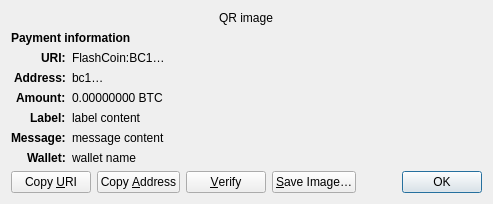
<?xml version="1.0" encoding="UTF-8"?>
<ui version="4.0">
 <class>ReceiveRequestDialog</class>
 <widget class="QDialog" name="ReceiveRequestDialog">
  <property name="geometry">
   <rect>
    <x>0</x>
    <y>0</y>
    <width>413</width>
    <height>229</height>
   </rect>
  </property>
  <property name="windowTitle">
   <string>Request payment to …</string>
  </property>
  <layout class="QGridLayout" name="gridLayout" columnstretch="0,1">
   <property name="sizeConstraint">
    <enum>QLayout::SetFixedSize</enum>
   </property>
   <item row="0" column="0" colspan="2" alignment="Qt::AlignHCenter">
    <widget class="QRImageWidget" name="qr_code">
     <property name="text">
      <string notr="true">QR image</string>
     </property>
     <property name="textInteractionFlags">
      <set>Qt::NoTextInteraction</set>
     </property>
    </widget>
   </item>
   <item row="1" column="0" colspan="2">
    <widget class="QLabel" name="payment_header">
     <property name="font">
      <font>
       <weight>75</weight>
       <bold>true</bold>
      </font>
     </property>
     <property name="text">
      <string>Payment information</string>
     </property>
     <property name="textInteractionFlags">
      <set>Qt::NoTextInteraction</set>
     </property>
    </widget>
   </item>
   <item row="2" column="0" alignment="Qt::AlignRight|Qt::AlignTop">
    <widget class="QLabel" name="uri_tag">
     <property name="font">
      <font>
       <weight>75</weight>
       <bold>true</bold>
      </font>
     </property>
     <property name="text">
      <string notr="true">URI:</string>
     </property>
     <property name="textFormat">
      <enum>Qt::PlainText</enum>
     </property>
     <property name="textInteractionFlags">
      <set>Qt::NoTextInteraction</set>
     </property>
    </widget>
   </item>
   <item row="2" column="1" alignment="Qt::AlignTop">
    <widget class="QLabel" name="uri_content">
     <property name="text">
      <string notr="true">FlashCoin:BC1…</string>
     </property>
     <property name="textFormat">
      <enum>Qt::RichText</enum>
     </property>
     <property name="wordWrap">
      <bool>true</bool>
     </property>
     <property name="textInteractionFlags">
      <set>Qt::TextSelectableByMouse</set>
     </property>
    </widget>
   </item>
   <item row="3" column="0" alignment="Qt::AlignRight|Qt::AlignTop">
    <widget class="QLabel" name="address_tag">
     <property name="font">
      <font>
       <weight>75</weight>
       <bold>true</bold>
      </font>
     </property>
     <property name="text">
      <string>Address:</string>
     </property>
     <property name="textInteractionFlags">
      <set>Qt::NoTextInteraction</set>
     </property>
    </widget>
   </item>
   <item row="3" column="1" alignment="Qt::AlignTop">
    <widget class="QLabel" name="address_content">
     <property name="text">
      <string notr="true">bc1…</string>
     </property>
     <property name="textFormat">
      <enum>Qt::PlainText</enum>
     </property>
     <property name="textInteractionFlags">
      <set>Qt::TextSelectableByMouse</set>
     </property>
    </widget>
   </item>
   <item row="4" column="0" alignment="Qt::AlignRight|Qt::AlignTop">
    <widget class="QLabel" name="amount_tag">
     <property name="font">
      <font>
       <weight>75</weight>
       <bold>true</bold>
      </font>
     </property>
     <property name="text">
      <string>Amount:</string>
     </property>
     <property name="textInteractionFlags">
      <set>Qt::NoTextInteraction</set>
     </property>
    </widget>
   </item>
   <item row="4" column="1" alignment="Qt::AlignTop">
    <widget class="QLabel" name="amount_content">
     <property name="text">
      <string notr="true">0.00000000 BTC</string>
     </property>
     <property name="textFormat">
      <enum>Qt::PlainText</enum>
     </property>
     <property name="textInteractionFlags">
      <set>Qt::TextSelectableByMouse</set>
     </property>
    </widget>
   </item>
   <item row="5" column="0" alignment="Qt::AlignRight|Qt::AlignTop">
    <widget class="QLabel" name="label_tag">
     <property name="font">
      <font>
       <weight>75</weight>
       <bold>true</bold>
      </font>
     </property>
     <property name="text">
      <string>Label:</string>
     </property>
     <property name="textInteractionFlags">
      <set>Qt::NoTextInteraction</set>
     </property>
    </widget>
   </item>
   <item row="5" column="1" alignment="Qt::AlignTop">
    <widget class="QLabel" name="label_content">
     <property name="text">
      <string notr="true">label content</string>
     </property>
     <property name="textFormat">
      <enum>Qt::PlainText</enum>
     </property>
     <property name="wordWrap">
      <bool>true</bool>
     </property>
     <property name="textInteractionFlags">
      <set>Qt::TextSelectableByMouse</set>
     </property>
    </widget>
   </item>
   <item row="6" column="0" alignment="Qt::AlignRight|Qt::AlignTop">
    <widget class="QLabel" name="message_tag">
     <property name="font">
      <font>
       <weight>75</weight>
       <bold>true</bold>
      </font>
     </property>
     <property name="text">
      <string>Message:</string>
     </property>
     <property name="textInteractionFlags">
      <set>Qt::NoTextInteraction</set>
     </property>
    </widget>
   </item>
   <item row="6" column="1" alignment="Qt::AlignTop">
    <widget class="QLabel" name="message_content">
     <property name="text">
      <string notr="true">message content</string>
     </property>
     <property name="textFormat">
      <enum>Qt::PlainText</enum>
     </property>
     <property name="wordWrap">
      <bool>true</bool>
     </property>
     <property name="textInteractionFlags">
      <set>Qt::TextSelectableByMouse</set>
     </property>
    </widget>
   </item>
   <item row="7" column="0" alignment="Qt::AlignRight|Qt::AlignTop">
    <widget class="QLabel" name="wallet_tag">
     <property name="font">
      <font>
       <weight>75</weight>
       <bold>true</bold>
      </font>
     </property>
     <property name="text">
      <string>Wallet:</string>
     </property>
     <property name="textInteractionFlags">
      <set>Qt::NoTextInteraction</set>
     </property>
    </widget>
   </item>
   <item row="7" column="1" alignment="Qt::AlignTop">
    <widget class="QLabel" name="wallet_content">
     <property name="text">
      <string notr="true">wallet name</string>
     </property>
     <property name="textFormat">
      <enum>Qt::PlainText</enum>
     </property>
     <property name="wordWrap">
      <bool>true</bool>
     </property>
     <property name="textInteractionFlags">
      <set>Qt::TextSelectableByMouse</set>
     </property>
    </widget>
   </item>
   <item row="8" column="0" colspan="2">
    <layout class="QHBoxLayout" name="horizontalLayout">
     <item>
      <widget class="QPushButton" name="btnCopyURI">
       <property name="text">
        <string>Copy &amp;URI</string>
       </property>
       <property name="autoDefault">
        <bool>false</bool>
       </property>
      </widget>
     </item>
     <item>
      <widget class="QPushButton" name="btnCopyAddress">
       <property name="text">
        <string>Copy &amp;Address</string>
       </property>
       <property name="autoDefault">
        <bool>false</bool>
       </property>
      </widget>
     </item>
     <item>
      <widget class="QPushButton" name="btnVerify">
       <property name="text">
        <string>&amp;Verify</string>
       </property>
       <property name="toolTip">
        <string>Verify this address on e.g. a hardware wallet screen</string>
       </property>
       <property name="autoDefault">
        <bool>false</bool>
       </property>
      </widget>
     </item>
     <item>
      <widget class="QPushButton" name="btnSaveAs">
       <property name="text">
        <string>&amp;Save Image…</string>
       </property>
       <property name="autoDefault">
        <bool>false</bool>
       </property>
      </widget>
     </item>
     <item>
      <spacer name="horizontalSpacer_2">
       <property name="orientation">
        <enum>Qt::Horizontal</enum>
       </property>
       <property name="sizeHint" stdset="0">
        <size>
         <width>40</width>
         <height>20</height>
        </size>
       </property>
      </spacer>
     </item>
     <item>
      <widget class="QDialogButtonBox" name="buttonBox">
       <property name="focusPolicy">
        <enum>Qt::StrongFocus</enum>
       </property>
       <property name="standardButtons">
        <set>QDialogButtonBox::Ok</set>
       </property>
      </widget>
     </item>
    </layout>
   </item>
  </layout>
 </widget>
 <customwidgets>
  <customwidget>
   <class>QRImageWidget</class>
   <extends>QLabel</extends>
   <header>qt/qrimagewidget.h</header>
  </customwidget>
 </customwidgets>
 <tabstops>
  <tabstop>buttonBox</tabstop>
  <tabstop>btnCopyURI</tabstop>
  <tabstop>btnCopyAddress</tabstop>
  <tabstop>btnSaveAs</tabstop>
 </tabstops>
 <resources/>
 <connections>
  <connection>
   <sender>buttonBox</sender>
   <signal>accepted()</signal>
   <receiver>ReceiveRequestDialog</receiver>
   <slot>accept()</slot>
   <hints>
    <hint type="sourcelabel">
     <x>135</x>
     <y>230</y>
    </hint>
    <hint type="destinationlabel">
     <x>135</x>
     <y>126</y>
    </hint>
   </hints>
  </connection>
 </connections>
</ui>
